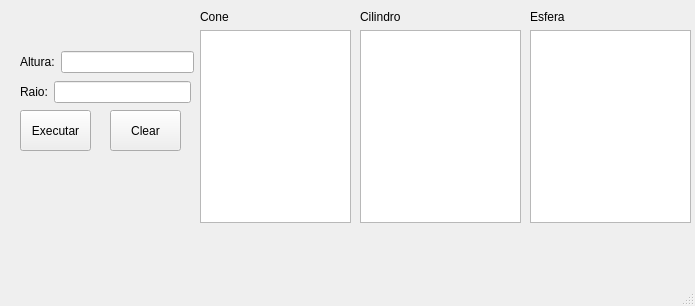
<?xml version="1.0" encoding="UTF-8"?>
<ui version="4.0">
 <class>MainWindow</class>
 <widget class="QMainWindow" name="MainWindow">
  <property name="geometry">
   <rect>
    <x>0</x>
    <y>0</y>
    <width>695</width>
    <height>306</height>
   </rect>
  </property>
  <property name="windowTitle">
   <string>FigurasGeometricas</string>
  </property>
  <widget class="QWidget" name="centralwidget">
   <widget class="QPushButton" name="pushButtonExecutar">
    <property name="geometry">
     <rect>
      <x>20</x>
      <y>110</y>
      <width>71</width>
      <height>41</height>
     </rect>
    </property>
    <property name="text">
     <string>Executar</string>
    </property>
   </widget>
   <widget class="QWidget" name="layoutWidget">
    <property name="geometry">
     <rect>
      <x>20</x>
      <y>50</y>
      <width>174</width>
      <height>24</height>
     </rect>
    </property>
    <layout class="QHBoxLayout" name="horizontalLayout">
     <item>
      <widget class="QLabel" name="label_5">
       <property name="text">
        <string>Altura:</string>
       </property>
      </widget>
     </item>
     <item>
      <widget class="QLineEdit" name="Altura"/>
     </item>
    </layout>
   </widget>
   <widget class="QWidget" name="layoutWidget">
    <property name="geometry">
     <rect>
      <x>20</x>
      <y>80</y>
      <width>171</width>
      <height>24</height>
     </rect>
    </property>
    <layout class="QHBoxLayout" name="horizontalLayout_2">
     <item>
      <widget class="QLabel" name="label_4">
       <property name="text">
        <string>Raio:</string>
       </property>
      </widget>
     </item>
     <item>
      <widget class="QLineEdit" name="Raio"/>
     </item>
    </layout>
   </widget>
   <widget class="QWidget" name="layoutWidget">
    <property name="geometry">
     <rect>
      <x>200</x>
      <y>10</y>
      <width>151</width>
      <height>213</height>
     </rect>
    </property>
    <layout class="QVBoxLayout" name="verticalLayout">
     <item>
      <widget class="QLabel" name="label">
       <property name="text">
        <string>Cone</string>
       </property>
      </widget>
     </item>
     <item>
      <widget class="QTextEdit" name="SaidaCone"/>
     </item>
    </layout>
   </widget>
   <widget class="QWidget" name="layoutWidget">
    <property name="geometry">
     <rect>
      <x>360</x>
      <y>10</y>
      <width>161</width>
      <height>213</height>
     </rect>
    </property>
    <layout class="QVBoxLayout" name="verticalLayout_2">
     <item>
      <widget class="QLabel" name="label_2">
       <property name="text">
        <string>Cilindro</string>
       </property>
      </widget>
     </item>
     <item>
      <widget class="QTextEdit" name="SaidaCilindro"/>
     </item>
    </layout>
   </widget>
   <widget class="QWidget" name="layoutWidget">
    <property name="geometry">
     <rect>
      <x>530</x>
      <y>10</y>
      <width>161</width>
      <height>213</height>
     </rect>
    </property>
    <layout class="QVBoxLayout" name="verticalLayout_3">
     <item>
      <widget class="QLabel" name="label_3">
       <property name="text">
        <string>Esfera</string>
       </property>
      </widget>
     </item>
     <item>
      <widget class="QTextEdit" name="SaidaEsfera"/>
     </item>
    </layout>
   </widget>
   <widget class="QPushButton" name="pushButton">
    <property name="geometry">
     <rect>
      <x>110</x>
      <y>110</y>
      <width>71</width>
      <height>41</height>
     </rect>
    </property>
    <property name="text">
     <string>Clear</string>
    </property>
   </widget>
  </widget>
  <widget class="QMenuBar" name="menubar">
   <property name="geometry">
    <rect>
     <x>0</x>
     <y>0</y>
     <width>695</width>
     <height>20</height>
    </rect>
   </property>
  </widget>
  <widget class="QStatusBar" name="statusbar"/>
 </widget>
 <resources/>
 <connections/>
</ui>
